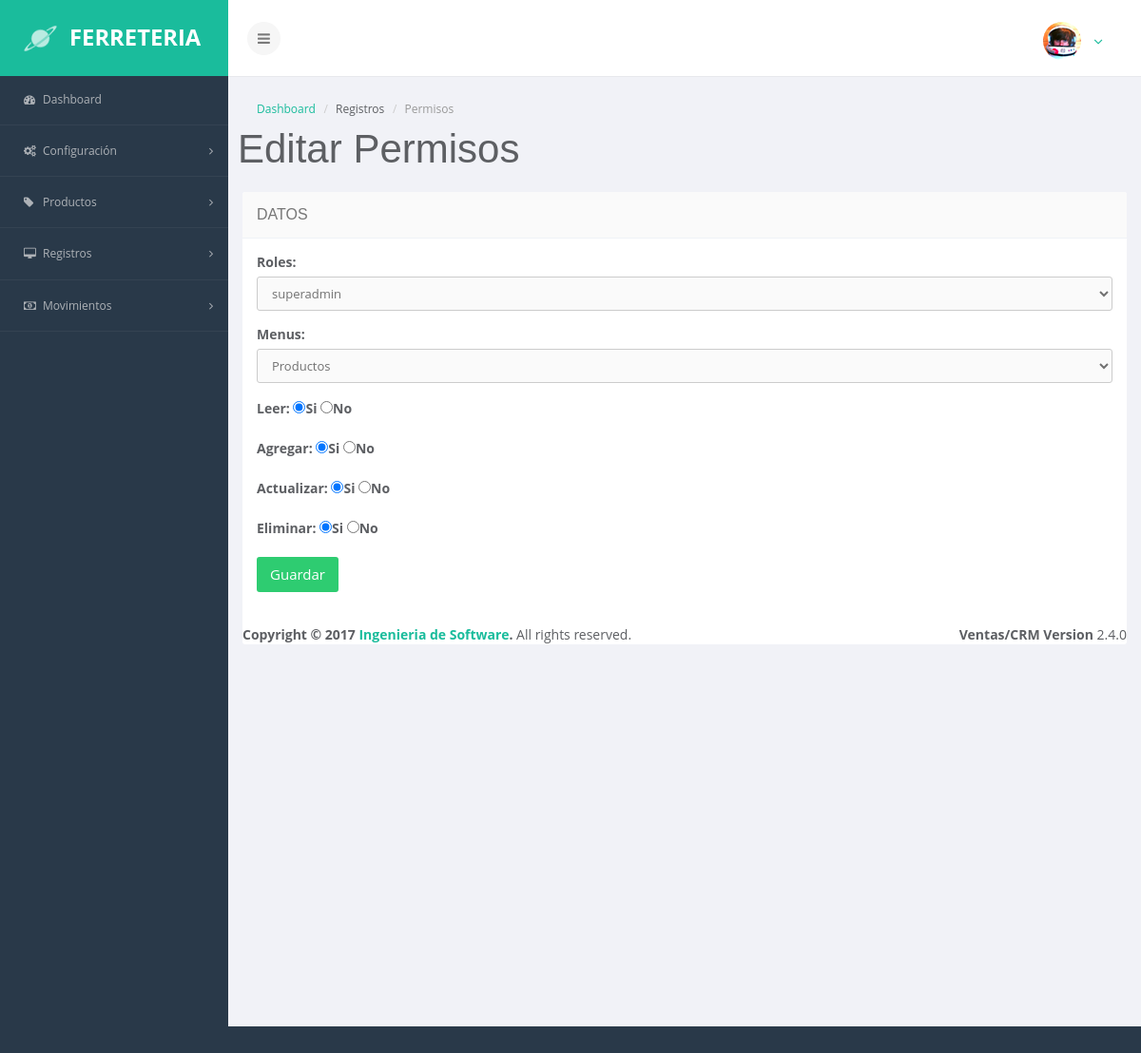
The app's page /mantenimiento/permisos/edit/19 with its own data.
### tables this page shows
CREATE TABLE `permisos` (
  `id` int(11) NOT NULL,
  `menu_id` int(11) NOT NULL,
  `rol_id` int(11) NOT NULL,
  `read` varchar(40) NOT NULL,
  `insert` varchar(40) NOT NULL,
  `update` varchar(40) NOT NULL,
  `delete` varchar(40) NOT NULL,
  `estado` int(2) NOT NULL
);

CREATE TABLE `roles` (
  `id` int(11) NOT NULL,
  `nombre` varchar(45) DEFAULT NULL,
  `descripcion` varchar(100) DEFAULT NULL
);

CREATE TABLE `menus` (
  `id` int(11) NOT NULL,
  `nombre` varchar(50) NOT NULL,
  `link` varchar(50) NOT NULL
);

### application/controllers/mantenimiento/Permisos.php (called while the page is built, shortened)
<?php
class Permisos extends CI_Controller {
	public function __construct(){
		$this->load->model("Permisos_model");
		$this->load->model("Usuarios_model");
	}
	public function edit($id){
		$data = array(
			'permiso' => $this->Permisos_model->getPermiso($id),
			'menus' => $this->Permisos_model->getMenus(),
			'roles' => $this->Usuarios_model->getRoles(),
		);
		$this->load->view("layouts/header");
		$this->load->view("layouts/aside");
		$this->load->view("admin/permisos/edit",$data);
		$this->load->view("layouts/footer");
	}
}

### index.php (called while the page is built, shortened)
<?php
require_once BASEPATH.'core/CodeIgniter.php';

### application/models/Usuarios_model.php (called while the page is built, shortened)
<?php
class Usuarios_model extends CI_Model {
	public function getRoles(){
		$resultados = $this->db->get("roles");
		return $resultados ->result();
	}
}

### application/models/Permisos_model.php (called while the page is built, shortened)
<?php
class Permisos_model extends CI_Model {
			public function getMenus(){
		$resultados = $this->db->get("menus");
		return $resultados ->result();
	}
	public function getPermiso($id){
		$this->db->where("id",$id);
		$resultados = $this->db->get("permisos");
		return $resultados->row();
	}
}

### application/views/admin/permisos/edit.php (the view, shortened to what this page needs)
<section class="main-content-wrapper">
            <section id="main-content">
                <div class="row">
                    <div class="col-md-12">
                        <ul class="breadcrumb">
                            <li><a href="Dashboard">Dashboard</a></li>
                            <li>Registros</li>
                            <li class="active">Permisos</li>
                        </ul>
                    </div>
                        <h2 class="h1">Editar Permisos</h1>
                </div>
<div class="panel panel-default">
                            <div class="panel-heading">
                                <h3 class="panel-title">Datos</h3>
                            </div>
                            <div class="panel-body">
<div class="content-wrapper">
    <section class="content">
        <div class="box box-solid">
            <div class="box-body">
                <div class="row">
                    <div class="col-md-12">
                       <form action="<?php echo base_url();?>mantenimiento/permisos/update" method="POST">
                            <div class="form-group">
                               <label for="categoria">Roles:</label>
                               <select  name="rol" id="rol" class="form-control" >
                                    <?php foreach($roles as $rol):?>
                                        <option value="<?php echo $rol->id; ?>"
                                            <?php echo $rol->id == $permiso->rol_id ? "selected":"";?>><?php echo $rol->nombre?></option>;
                                    <?php endforeach;?>
                                </select>
                            </div>
                            <div class="form-group">
                               <label for="categoria">Menus:</label>
                               <select  name="menu2" id="menu" class="form-control" >
                                    <?php foreach($menus as $menu):?>
                                        <option value="<?php echo $menu->id; ?>"
                                            <?php echo $menu->id == $permiso->menu_id ? "selected":"";?>><?php echo $menu->nombre?></option>;
                                    <?php endforeach;?>
                                </select>
                            </div>
                            <div class="form-group">
                                <label for="read">Leer:</label>
                                <label class="radio-line">
                                    <input type="radio" name="read" value="1" <?php echo $permiso->read== 1 ? "Checked":"";?>>Si
                                </label>
                                <label class="radio-line">
                                    <input type="radio" name="read" value="0" <?php echo $permiso->read== 0 ? "Checked":"";?>>No
                                </label>
                            </div>
                            <div class="form-group">
                                <label for="read">Agregar:</label>
                                <label class="radio-line">
                                    <input type="radio" name="insert" value="1" <?php echo $permiso->insert== 1 ? "Checked":"";?>>Si
                                </label>
                                <label class="radio-line">
                                    <input type="radio" name="insert" value="0" <?php echo $permiso->insert== 0 ? "Checked":"";?>>No
                                </label>
                            </div>
                            <div class="form-group">
                                <label for="read">Actualizar:</label>
                                <label class="radio-line">
                                    <input type="radio" name="update" value="1" <?php echo $permiso->update== 1 ? "Checked":"";?>>Si
                                </label>
                                <label class="radio-line">
                                    <input type="radio" name="update" value="0" <?php echo $permiso->update== 0 ? "Checked":"";?>>No
                                </label>
                            </div>
                            <div class="form-group">
                                <label for="read">Eliminar:</label>
                                <label class="radio-line">
                                    <input type="radio" name="delete" value="1" <?php echo $permiso->delete== 1 ? "Checked":"";?>>Si
                                </label>
                                <label class="radio-line">
                                    <input type="radio" name="delete" value="0" <?php echo $permiso->delete== 0 ? "Checked":"";?>>No
                                </label>
                            </div>
                            <div class="form-group">
                                <button type="submit" class="btn btn-success btn-flat">Guardar</button>
                            </div>
                        </form>
                    </div>
                </div>
            </div>
        </div>
    </section>
</div>
</div>

### assets/css/main.css (style rules this page uses)
body { color:#5D5F63;background:#293949;font-family:'Open Sans',sans-serif;padding:0;margin:0;text-rendering:optimizeLegibility;-webkit-font-smoothing:antialiased }
a:link,a:visited { text-decoration:none;outline:0;color:#1abc9c }
h1,h2,h3,h4,h5,h6 { font-family:'Source Sans Pro',Arial,sans-serif }
.main-content-wrapper { margin-left:240px;margin-right:0 -webkit-transition:all .3s ease-in-out;-moz-transition:all .3s ease-in-out;-o-transition:all .3s ease-in-out;transition:all .3s ease-in-out;background:#f1f2f7;min-height:1000px }
.main-content-wrapper #main-content { border-top:solid thin #e7e8ec;display:inline-block;padding:15px 15px 0;width:100% }
#main-content .h1 { margin:0;padding:0 10px 40px;float:left;line-height:10px;font-weight:300;font-size:42px;font-family:'Source Sans Pro',Arial,sans-serif }
.form-control { color:#717171;outline:0;height:18px;padding:6px 11px;line-height:18px;font-size:13px;background-color:#fafafa;min-height:36px;filter:none!important;-webkit-box-shadow:none!important;-moz-box-shadow:none!important;box-shadow:none!important;-webkit-border-radius:3px;-moz-border-radius:3px;-ms-border-radius:3px;-o-border-radius:3px;border-radius:3px;-webkit-transition:all .2s linear;transition:all .2s linear }
.btn { border:none;font-size:15px;font-weight:400;-webkit-border-radius:3px;-moz-border-radius:3px;-ms-border-radius:3px;-o-border-radius:3px;border-radius:3px;padding:8px 14px;margin-bottom:5px;-webkit-font-smoothing:subpixel-antialiased;-webkit-transition:border .25s linear,color .25s linear,background-color .25s linear;transition:border .25s linear,color .25s linear,background-color .25s linear }
.btn-success { color:#fff;background-color:#2ecc71 }
.breadcrumb { background:0 0 }
.breadcrumb>li { font-size:12px }
.panel { border:none;box-shadow:none;-webkit-border-radius:3px;-moz-border-radius:3px;-ms-border-radius:3px;-o-border-radius:3px;border-radius:3px }
.panel>.panel-heading { font-size:13px;font-weight:400;text-transform:uppercase;padding:15px }
.panel-default>.panel-heading { border-color:#eff2f7;background:#fafafa;color:#767676 }

### records on screen
permisos: rol "superadmin", menu2 "Productos", read "☑ Si", read "☐ No", insert "☑ Si", insert "☐ No", update "☑ Si", update "☐ No", delete "☑ Si", delete "☐ No"
